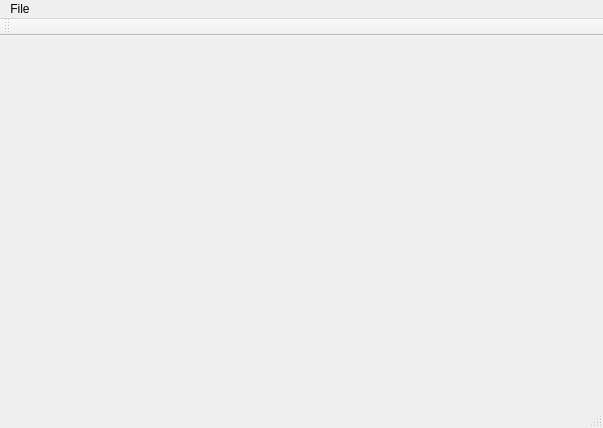
<?xml version="1.0" encoding="UTF-8"?>
<ui version="4.0">
 <class>MainWindow</class>
 <widget class="QMainWindow" name="MainWindow">
  <property name="geometry">
   <rect>
    <x>0</x>
    <y>0</y>
    <width>603</width>
    <height>428</height>
   </rect>
  </property>
  <property name="windowTitle">
   <string>MainWindow</string>
  </property>
  <widget class="QWidget" name="centralWidget"/>
  <widget class="QMenuBar" name="menuBar">
   <property name="geometry">
    <rect>
     <x>0</x>
     <y>0</y>
     <width>603</width>
     <height>27</height>
    </rect>
   </property>
   <widget class="QMenu" name="menuFile">
    <property name="title">
     <string>File</string>
    </property>
    <addaction name="actionOpen"/>
   </widget>
   <addaction name="menuFile"/>
  </widget>
  <widget class="QToolBar" name="mainToolBar">
   <attribute name="toolBarArea">
    <enum>TopToolBarArea</enum>
   </attribute>
   <attribute name="toolBarBreak">
    <bool>false</bool>
   </attribute>
  </widget>
  <widget class="QStatusBar" name="statusBar"/>
  <action name="actionOpen">
   <property name="icon">
    <iconset resource="../resources.qrc">
     <normaloff>:/images/logo.png</normaloff>:/images/logo.png</iconset>
   </property>
   <property name="text">
    <string>Open</string>
   </property>
  </action>
 </widget>
 <layoutdefault spacing="6" margin="11"/>
 <resources>
  <include location="../resources.qrc"/>
 </resources>
 <connections/>
</ui>
